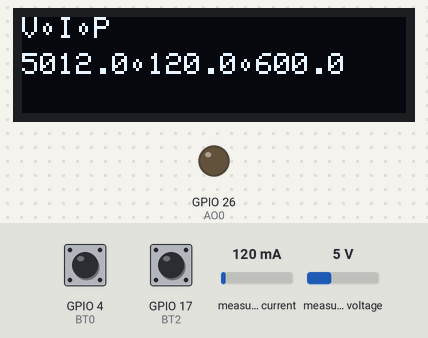
Bench run of a sketch on a simulated ESP32. Parts: 128×32 one-colour display, output pins drawn as LEDs (lit = HIGH). The test bench sets the inputs (shaded band); at power-on: GPIO 4 (BT0) HIGH, GPIO 17 (BT2) HIGH, measured current 120 mA, measured voltage 5 V. What the sketch prints to the serial monitor is not drawn.

Above: at 1.2 s.
1.3 s: GPIO 4 (BT0) pulled LOW for 1 s
At 2.8 s:
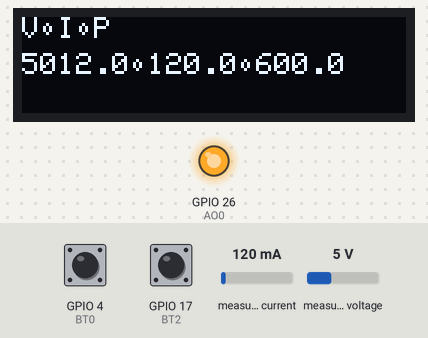
5.9 s: GPIO 17 (BT2) pulled LOW for 3.2 s
At 9.5 s:
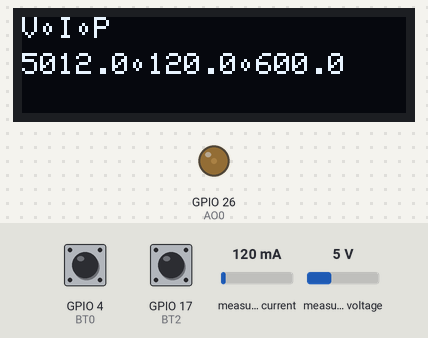
12.7 s: measured current set to 40 mA
At 13.8 s:
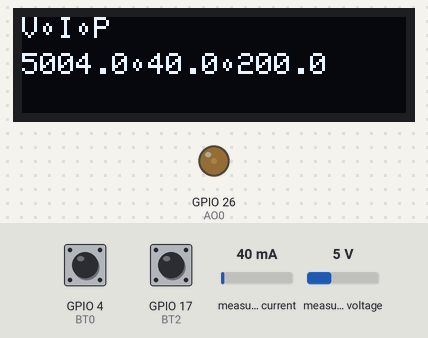
14.8 s: measured voltage set to 0.3 V
At 16.2 s:
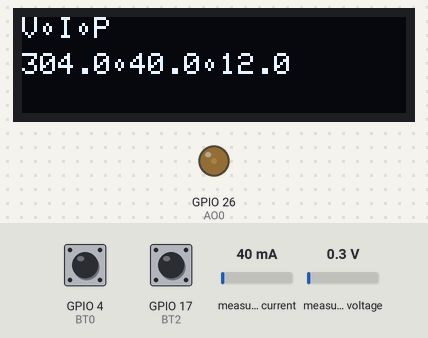
16.9 s: measured current set to 500 mA
At 18.2 s:
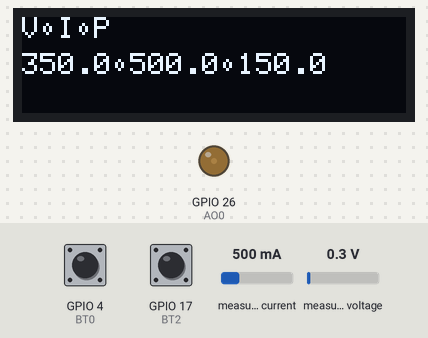
18.9 s: GPIO 17 (BT2) pulled LOW for 1 s
At 20.7 s:
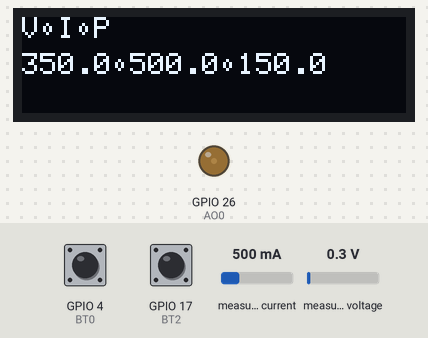
Timing chart, 0 to 22.2 s (numbered marks = the images above; inputs shaded):
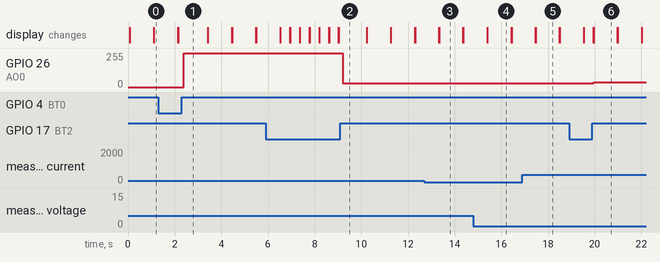

Measured:
- after the input at 1.3 s, GPIO 26 (AO0): 0/255 → 253/255 after 1.1 s
- after the input at 5.9 s, GPIO 26 (AO0): 253/255 → 29/255 after 3.3 s
- after the input at 12.7 s, the display: first differs from a run without the input after 0.64 s (image 3)
- after the input at 14.8 s, the display: first differs from a run without the input after 0.60 s (image 4)
- after the input at 16.9 s, the display: first differs from a run without the input after 0.57 s (image 5)
- after the input at 18.9 s, GPIO 26 (AO0): 29/255 → 34/255 after 1.1 s
- what the display in image 3 shows lasts 1.1 s, from 13.3 s to 14.4 s

The sketch:

M2-01-DA_INA-edit.ino
```cpp
/* Program : DA dan INA
 * Contoh mengeluarkan tegangan dengan DA
 * dan membaca tegangan & arus dengan INA
 * diatur dengan button dan tampil di Serial Monitor / Tracer
 * (c) Eko M. Budi, 2022
 */

// pustaka
#include <Wire.h>
#include <Adafruit_INA219.h>
#include <Adafruit_SSD1306.h>

#define BAUD 500000

// Pin Standar kit ESCOPE 2020
#define DO0 13
#define DO1 12
#define DO2 14
#define DO3 27
#define DO4 33

#define DI0 32
#define DI1 35
#define DI2 34
#define DI3 39
#define DI4 36

#define AO0 26
#define AO1 25

#define LED0 5
#define BT0 4
#define BT1 16
#define BT2 17

// pesan obyek INA219
Adafruit_INA219 ina219;

// data
bool d_bt0, d_bt2;
byte da_out = 0;

float shunt_mv = 0;
float bus_v = 0;
float current_ma = 0;
float power_mw = 0;


// OLED
// pesan obyek display
#define D_WIDTH   128
#define D_HEIGHT  32
#define D_RESET   4
#define D_ADDR    0x3C
Adafruit_SSD1306 oled(D_WIDTH, D_HEIGHT, &Wire, D_RESET);


void oledPrint(int x, int y, char *str) {
  oled.setCursor(x,y);
  oled.print(str);
  oled.display();
}

// Menampilkan data
void printData() {
  char buff[50];
  sprintf(buff, "%3d %6.2f %6.2f %6.2f %6.2f",
    da_out, bus_v, shunt_mv, current_ma, power_mw);
  Serial.println(buff);
}

void setup() {
  // Siapkan Serial
  Serial.begin(BAUD);
  Serial.println("\nDA-INA219 Test");
  Serial.println("DA  VI-(V)  Vsh(mV)  I(mA)  P(mW)");

  // siapkan INA219
  if (!ina219.begin()) {
    while (1) { delay(100); }
  }

  // siapkan button
  pinMode(BT0, INPUT_PULLUP);
  pinMode(BT2, INPUT_PULLUP);

  if(!oled.begin(SSD1306_SWITCHCAPVCC, D_ADDR)) {
    for(;;);
  }
  oled.setTextColor(WHITE);
  oled.clearDisplay();
  oled.display();
}

void loop() {
  // baca input
  d_bt0 = !digitalRead(BT0);
  d_bt2 = !digitalRead(BT2);

  shunt_mv = ina219.getShuntVoltage_mV();
  bus_v = ina219.getBusVoltage_V();
  current_ma = ina219.getCurrent_mA();
  power_mw = ina219.getPower_mW();

  // proses input button


  char str[80];

  sprintf(str, "%.1f\t%.1f\t%.1f", shunt_mv+bus_v*1000, current_ma, power_mw);

  oledPrint(0,0,"V\tI\tP");
  oledPrint(0,12,str);


  if (d_bt0) {
    da_out--;
    delay(50);
  }
  else if (d_bt2) {
    da_out++;
    delay(50);
  }
  else {
    // keluarkan output
    dacWrite(AO0, da_out);
    delay(1000);
  }

  oled.clearDisplay();
  printData();
}
```
